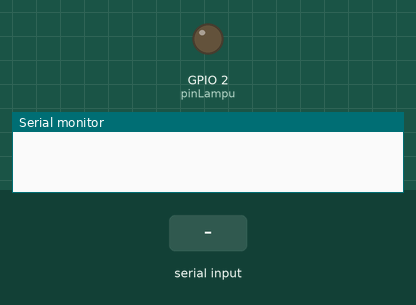
This sketch was run on a simulated ESP32. On the bench: output pins drawn as LEDs (lit = HIGH), the last lines printed to the serial monitor. Inputs (shaded band) come from the test bench.

Above: at 1.2 s.
1.3 s: "NYALA\n" received over Serial
At 2.4 s:
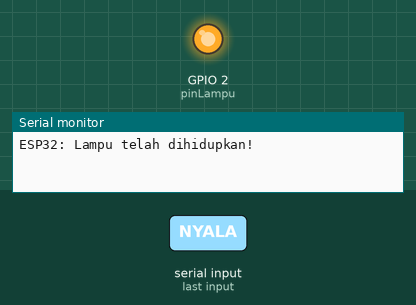
2.8 s: "PADAM\n" received over Serial
At 3.5 s:
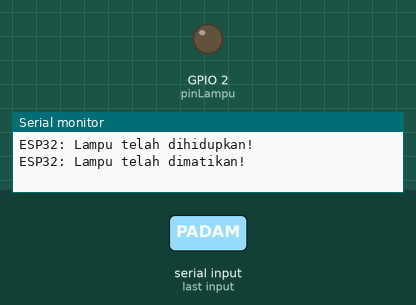
Timing chart, 0 to 5.8 s (numbered marks = the images above; inputs shaded):
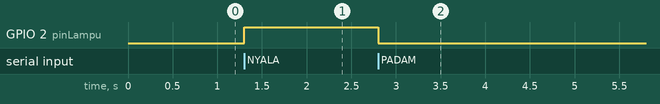

The sketch:

Misi_1_1A_LED.ino
```cpp
// KOD C++ UNTUK ESP32 (PENERIMA ARAHAN WEB)

const int pinLampu = 2; // Kita guna Pin 2 untuk LED

void setup() {
  // Mulakan komunikasi USB (Baud Rate: 115200 sangat penting!)
  Serial.begin(115200);

  // Beritahu ESP32 bahawa pin 2 adalah output (keluarkan elektrik)
  pinMode(pinLampu, OUTPUT);

  // Pastikan lampu terpadam pada awalnya
  digitalWrite(pinLampu, LOW);
}

void loop() {
  // Jika ada isyarat mesej masuk dari Google Chrome...
  if (Serial.available() > 0) {
    // Baca mesej String tersebut sampai habis
    String arahanWeb = Serial.readStringUntil('\n');
    arahanWeb.trim(); // Buang ruang kosong (spaces) yang tak perlu

    // Jika mesej dari Web adalah "NYALA"
    if (arahanWeb == "NYALA") {
      digitalWrite(pinLampu, HIGH); // Hantar elektrik (Lampu Hidup)
      Serial.println("ESP32: Lampu telah dihidupkan!");
    }
    // Jika mesej dari Web adalah "PADAM"
    else if (arahanWeb == "PADAM") {
      digitalWrite(pinLampu, LOW); // Putuskan elektrik (Lampu Padam)
      Serial.println("ESP32: Lampu telah dimatikan!");
    }
  }
}
```

Measured:
- after the input at 1.3 s, GPIO 2 (pinLampu): LOW → HIGH at once
- after the input at 2.8 s, GPIO 2 (pinLampu): HIGH → LOW at once
